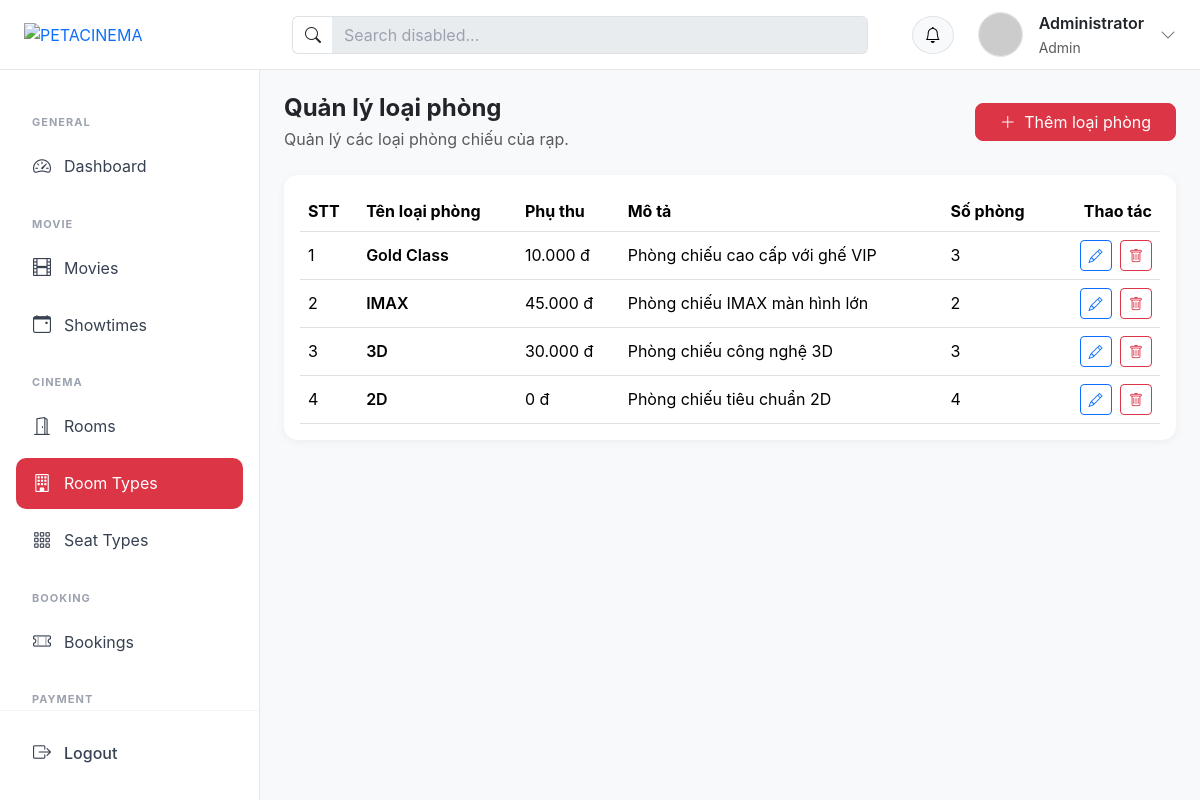
The app's page /?action=room-types (signed in) with its own data.
### tables this page shows
CREATE TABLE `room_types` (
  `id` int NOT NULL,
  `name` varchar(50) NOT NULL,
  `price_modifier` decimal(10,2) DEFAULT '0.00',
  `description` text
);

### controllers/RoomTypeController.php (called while the page is built, shortened)
<?php
class RoomTypeController
{
    public $roomTypeModel;
    public function __construct()
    {
        $this->roomTypeModel = new RoomTypeModel();
    }
    public function list()
    {
        $listRoomType = $this->roomTypeModel->getAll();
        require_once PATH_VIEW . 'admin/layout/layout.php';
    }
}

### index.php (called while the page is built, shortened)
<?php
spl_autoload_register(function ($class) {
    $fileName = "$class.php";
    $fileModel              = PATH_MODEL . $fileName;
});
require_once './routes/index.php';

### models/BaseModel.php (called while the page is built, shortened)
<?php
class BaseModel
{
    public function __construct()
    {
        $dsn = sprintf('mysql:host=%s;port=%s;dbname=%s;charset=utf8mb4', DB_HOST, DB_PORT, DB_NAME);
        try {
            $this->pdo = new PDO($dsn, DB_USERNAME, DB_PASSWORD, DB_OPTIONS);
        } catch (PDOException $e) {
            die("Kết nối cơ sở dữ liệu thất bại: {$e->getMessage()}. Vui lòng thử lại sau.");
        }
    }
}

### models/RoomTypeModel.php (called while the page is built, shortened)
<?php
class RoomTypeModel extends BaseModel
{
    public function getAll()
    {
        $sql = "SELECT room_types.*,
                       (SELECT COUNT(*) FROM rooms WHERE rooms.room_type_id = room_types.id) AS total_rooms
                FROM room_types
                ORDER BY room_types.id DESC";
        $stmt = $this->pdo->prepare($sql);
        $stmt->execute();
        return $stmt->fetchAll();
    }
}
?>

### views/admin/room-types/list.php (the view, shortened to what this page needs)
<div class="d-flex justify-content-between align-items-center mb-1">
    <div>
        <h4 class="mb-1 fw-bold">Quản lý loại phòng</h4>
        <p class="text-muted mb-0">Quản lý các loại phòng chiếu của rạp.</p>
    </div>
    <a href="?action=roomTypeAdd" class="btn btn-danger rounded-3 px-4">
        <i class="bi bi-plus-lg me-1"></i> Thêm loại phòng
    </a>
</div>
<div class="card mt-4">
    <div class="card-body p-3">
        <div class="table-responsive">
            <table class="table align-middle mb-0">
                <thead>
                <tr>
                    <th>STT</th>
                    <th>Tên loại phòng</th>
                    <th>Phụ thu</th>
                    <th>Mô tả</th>
                    <th>Số phòng</th>
                    <th class="text-end">Thao tác</th>
                </tr>
                </thead>
                <tbody>
                <?php
                $stt=0;
                foreach ($listRoomType as $roomType ):
                $stt++;
                ?>
                    <tr>
                        <td><?= $stt ?></td>
                        <td class="fw-semibold"><?= htmlspecialchars($roomType['name']) ?></td>
                        <td><?= number_format((float)$roomType['price_modifier'], 0, ',', '.') ?> đ</td>
                        <td><?= htmlspecialchars($roomType['description'] ?? '') ?></td>
                        <td><?= (int)($roomType['total_rooms'] ?? 0) ?></td>
                        <td class="text-end">
                            <a href="?action=roomTypeEdit&id=<?= $roomType['id'] ?>" class="btn btn-outline-primary btn-sm me-1">
                                <i class="bi bi-pencil"></i>
                            </a>
                            <a href="?action=roomTypeDelete&id=<?= $roomType['id'] ?>" class="btn btn-outline-danger btn-sm">
                                <i class="bi bi-trash"></i>
                            </a>
                        </td>
                    </tr>
                <?php endforeach; ?>
                </tbody>
            </table>
        </div>
    </div>
</div>

### assets/css/admin.css (style rules this page uses)
:root { --header-height: 70px; --sidebar-width: 260px; }
body { margin: 0; background: #f8f9fa; font-family: "Inter", -apple-system, BlinkMacSystemFont, "Segoe UI", Roboto, sans-serif; min-height: 100vh; }
.content .table-responsive { width: 100%; overflow-x: auto; }
.card { border: none; border-radius: 14px; box-shadow: 0 2px 10px rgba(0, 0, 0, 0.05); }

### records on screen
room_types: name "Gold Class", price_modifier "10.000", description "Phòng chiếu cao cấp với ghế VIP", total_rooms "3"
room_types: name "IMAX", price_modifier "45.000", description "Phòng chiếu IMAX màn hình lớn", total_rooms "2"
room_types: name "3D", price_modifier "30.000", description "Phòng chiếu công nghệ 3D", total_rooms "3"
room_types: name "2D", price_modifier "0", description "Phòng chiếu tiêu chuẩn 2D", total_rooms "4"

### other values on screen
$user['fullname'] "Administrator"
$user['role'] "Admin"
